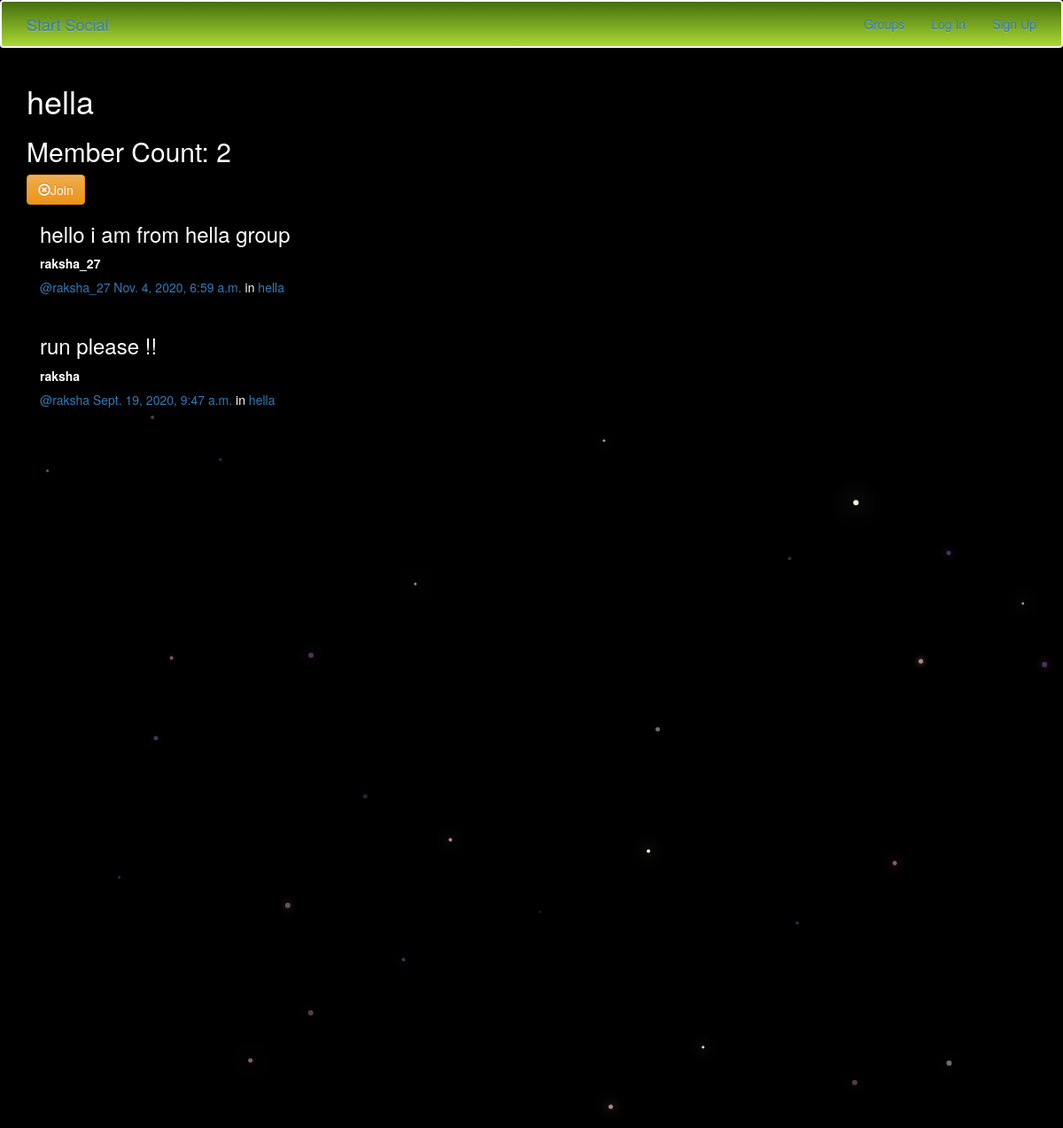
The app's page /groups/posts/in/hella/ with its own data.
### groups/models.py (models this page shows, shortened)
class Group(models.Model):
    name=models.CharField(max_length=255,unique=True)
    slug=models.SlugField(allow_unicode=True,unique=True)
    description=models.TextField(blank=True,default='')
    description_html=models.TextField(editable=False,default='',blank=True)
    members=models.ManyToManyField(User,through='GroupMember')
    class Meta:
        ordering=['name']

### posts/models.py (models this page shows, shortened)
class Post(models.Model):
    user=models.ForeignKey(User,related_name='posts')
    created_at=models.DateTimeField(auto_now=True)
    message=models.TextField()
    message_html=models.TextField(editable=False)
    group=models.ForeignKey(Group,related_name='posts',null=True,blank=True)
    class Meta:
        ordering=['-created_at']
        unique_together=['user','message']

### groups/views.py (the view)
# urls.py: url(r'^posts/in/(?P<slug>[-\w]+)/$',views.SingleGroup.as_view(),name='single'),
class SingleGroup(generic.DetailView):
    model=Group

### groups/templates/groups/group_detail.html
{% extends 'groups/group_base.html' %}
{% block pregroup %}
<h1>{{group.name}}</h1>
<h2>Member Count: {{group.members.count}}</h2>
<div class="content">
  {% if user in group.members.all %}
  <a href="{%url 'groups:leave' slug=group.slug%}"
  class='btn btn-lg-fill btn-warning'><span
  class='glyphicon glyphicon-remove-circle'></span>Leave</a>
  {%else%}
  <a href="{%url 'groups:join' slug=group.slug%}"
  class='btn btn-lg-fill btn-warning'><span
  class='glyphicon glyphicon-remove-circle'></span>Join</a>
  {%endif%}
</div>
{%endblock%}
{% block group_content %}
<div class="col-md-8">
  {% if group.posts.count == 0 %}
  <h2>No posts in this group yet !</h2>
  {% else %}
  {%for post in group.posts.all %}
  {% include 'posts/_post.html' %}
  {% endfor %}
  {%endif%}
</div>
{% endblock %}

### posts/templates/posts/_post.html (shortened to what this page needs)
<div class="post media">
  <h3>{{post.message_html|safe}}</h3>
<div class="media-body">
  <strong>{{post.user.username}}</strong>
  <h5 class="meadia-heading">
  <span class="username">
    <a href="{% url 'posts:for_user' username=post.user.username %}">@{{ post.user.username }}</a></span>
  <time class='time'>
   <a href="{% url 'posts:single' username=post.user.username pk=post.pk %}">{{ post.created_at }}</a></time>
   {% if post.group %}
   <span class="group-name">in <a href="#">{{ post.group.name }}</a></span>
   {% endif %}
</h5>
</div>
</div>

### static/simplesocial/css/master.css (style rules this page uses)
body { margin: 0; overflow: hidden; background-color: black; color:white; }

### static/css/master.css (style rules this page uses)
html, body { height: 100%; width: 100%; overflow: hidden; background: black; margin: 0; }

### records on screen
Group: name "hella", members.count "2"
Post: message_html "hello i am from hella group", user.username "raksha_27", created_at "Nov. 4, 2020, 6:59 a.m.", group.name "hella"
Post: message_html "run please !!", user.username "raksha", created_at "Sept. 19, 2020, 9:47 a.m.", group.name "hella"
